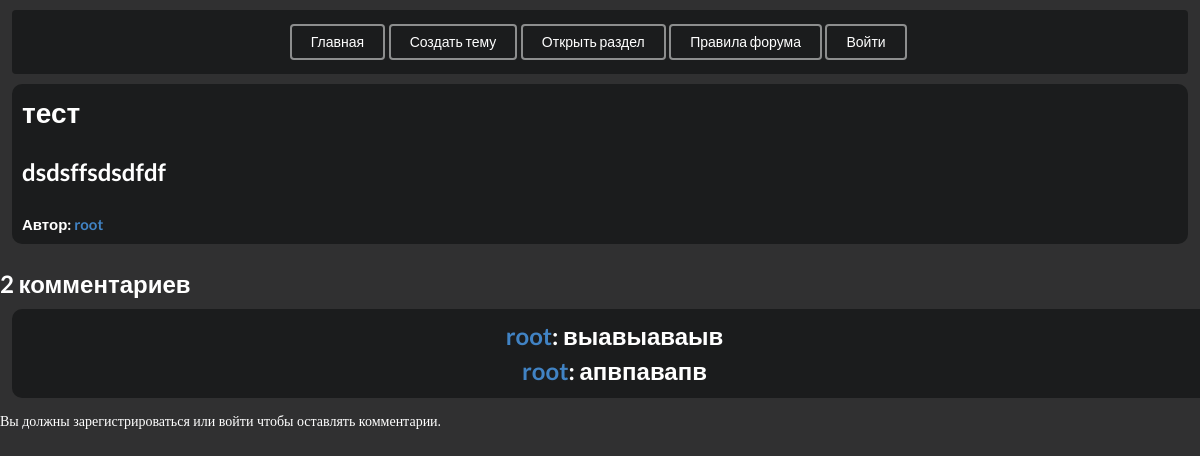
The page /topic/19/ on the database its author committed.
### main_app/models.py (models this page shows, shortened)
class Post(models.Model):
    title = models.CharField(max_length=200)
    author = models.ForeignKey(
        'auth.User',
        on_delete=models.CASCADE,
    )
    category = TreeForeignKey(Category, on_delete=models.CASCADE, null=True, blank=True)
    body = models.TextField()
    date = models.DateTimeField(auto_now_add=True)
    url = models.TextField()

class Comments(models.Model):
    post = models.ForeignKey(Post, related_name="comments", on_delete=models.CASCADE)
    author = models.ForeignKey('auth.User', on_delete=models.CASCADE, verbose_name="Автор комментария", blank=True, null=True)
    create_date = models.DateTimeField(auto_now=True)
    text = models.TextField(verbose_name="Текст комментария", max_length=2000)

### main_app/views.py (the view)
# urls.py: path('topic/<int:pk>/', views.topic, name='topic'),
def topic(request, pk):
    post = get_object_or_404(Post, pk=pk)
    comments = post.comments.all()
    if request.method == 'POST':
        comment_form = CommentForm(data=request.POST)
        if comment_form.is_valid():
            new_comment = comment_form.save(commit=False)
            new_comment.post = post
            new_comment.author = request.user
            new_comment.save()
            return redirect('topic', pk=post.pk)
    else:
        comment_form = CommentForm()
    return render(request, 'main_app/topic.html', {'post': post,
                                                   'comments': comments,
                                                   "comment_form": comment_form})

### main_app/templates/main_app/topic.html (shortened to what this page needs)
{% include "header.html" %}
{% block content %}
    <div class="post">
        <div class="topic" style="color: white;">
        <h1>{{ post.title }}</h1>
        <h2>{{ post.body|safe }}</h2>
        <h4>Автор: <a href="{% url 'profile' post.author.id %}">{{ post.author }}</a></h4></div>
    </div>
{% endblock %}
{% with comments.count as total_comments %}
    <h2>
        {% if total_comments != 0 %}
            {{ total_comments }} комментариев
            <div class="comments">
                {% for comment in comments %}
                    <div class="comment">
                        <p><a href="{% url 'profile' comment.author.id %}">{{ comment.author }}</a>: {{ comment.text }}</p>
                    </div>
                {% endfor %}
            </div>
        {% endif %}
{% endwith %}</h2>
{% if not user.is_authenticated %}
    <p>Вы должны зарегистрироваться или войти чтобы оставлять комментарии.</p>
{% endif %}

### main_app/templates/main_app/styles.html (style rules this page uses)
*,:after,:before { box-sizing:inherit }
h1 { font-size:2em; margin:.67em 0 }
a { background-color:transparent; -webkit-text-decoration-skip:objects }
h1, h2, h3, h4, h5 { font-family:Lato,'Helvetica Neue',Arial,Helvetica,sans-serif; line-height:1.28571429em; margin:calc(2rem - .14285714em) 0 1rem; font-weight:700; padding:0 }
h1 { min-height:1rem; font-size:2rem }
h2 { font-size:1.71428571rem }
h4 { font-size:1.07142857rem }
h1:first-child, h2:first-child, h3:first-child, h4:first-child, h5:first-child { margin-top:0 }
h1:last-child, h2:last-child, h3:last-child, h4:last-child, h5:last-child { margin-bottom:0 }
p { margin:0 0 1em; line-height:1.4285em }
p:first-child { margin-top:0 }
p:last-child { margin-bottom:0 }
a { color:#4183c4; text-decoration:none }

### main_app/templates/main_app/topic.html (style rules this page uses)
h2 { color:white }
.topic { flex-direction: column; }
h1 { color:white }
p { color:white }
.topic { background-color: #1b1c1d; padding: 10px; display: flex; flex-direction: column; border-radius: 10px; margin-top: 10px; margin-left: 12px; margin-right: 12px; width: 100%; overflow: hidden; display: inline-block; word-break: break-all; white-space: normal; }
.comments { background-color: #1b1c1d; padding: 10px; display: flex; flex-direction: column; border-radius: 10px; margin-top: 10px; margin-left: 12px; margin-right: 12px; width: 100%; overflow: hidden; display: inline-block; word-break: break-all; white-space: normal; }
.comment { margin-left: 5px; text-align: left; }

### rows shown on the page
Post: title "тест", body "dsdsffsdsdfdf", author "root"
Comments: author "root", text "выавыаваыв"
Comments: author "root", text "апвпавапв"

### other values the page prints
{{ total_comments }} "2"
